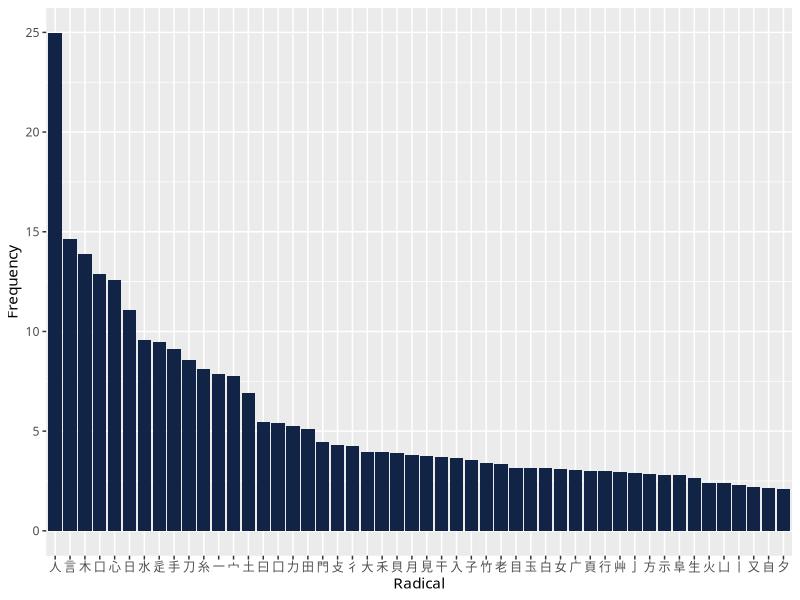
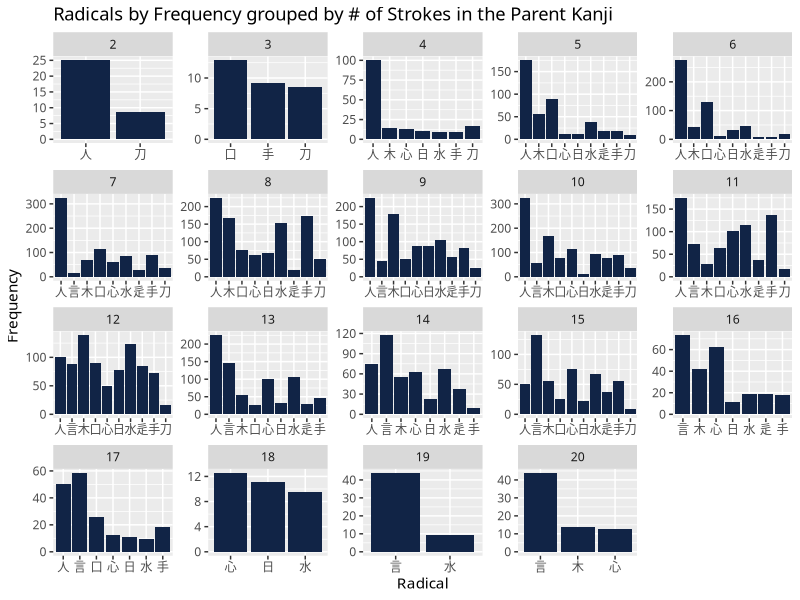

Reproduce these figures in R, in order.
## ---- chunk 1
library(tidyverse)
## ---- chunk 2
joyoKanji <- read.csv("joyo_kanji.csv")
lemmaFrequency <- read.csv("japanese_lemmas.csv")
## ---- chunk 3
charByFrequency <- lemmaFrequency |>
  mutate(kanji = strsplit(as.character(lemma), "")) |>
    unnest(kanji) |>
    group_by(kanji) |>
    summarize(frequency = sum(frequency))

joyoKanjiReduced <- joyoKanji |>
  mutate(kanji = new) |>
  select(kanji, radical, strokes)

wrangledSet <- 
  left_join(joyoKanjiReduced, charByFrequency, by = "kanji") |>
  filter(!is.na(frequency))
wrangledSet
## ---- chunk 4
radicalFrequency <- wrangledSet |>
  group_by(radical) |>
  summarize(totalFrequency = sum(frequency) / 1000, strokeCount = strokes)

radFreqWOStrokes <- wrangledSet |>
  group_by(radical) |>
  summarize(totalFrequency = sum(frequency) / 1000)
radicalFrequency
## ---- chunk 5
library(ggplot2)

radFreqWOStrokes |>
   arrange(desc(totalFrequency)) |>
    slice(1:50) |>
    ggplot() +
    aes(x = reorder(radical, -totalFrequency), y = totalFrequency) +
    geom_bar(stat = "summary", fun = "sum", fill = "#112446") +
    theme(text = element_text(family = "Hiragino Sans")) +
    xlab("Radical") + 
    ylab("Frequency")
## ---- chunk 6
includedRadicals <- radFreqWOStrokes |>
   arrange(desc(totalFrequency)) |>
    slice(1:10)

radicalFrequency |>
   arrange(desc(totalFrequency)) |>
    filter(radical %in% includedRadicals$radical) |>
    ggplot() +
    aes(x = reorder(radical, -totalFrequency), y = totalFrequency) +
    geom_bar(stat = "summary", fun = "sum", fill = "#112446") +
    theme(text = element_text(family = "Hiragino Sans")) +
    facet_wrap(~ strokeCount, scales = "free") +
    labs(
      title = "Radicals by Frequency grouped by # of Strokes in the Parent Kanji",
      x = "Radical",
      y = "Frequency"
    )

